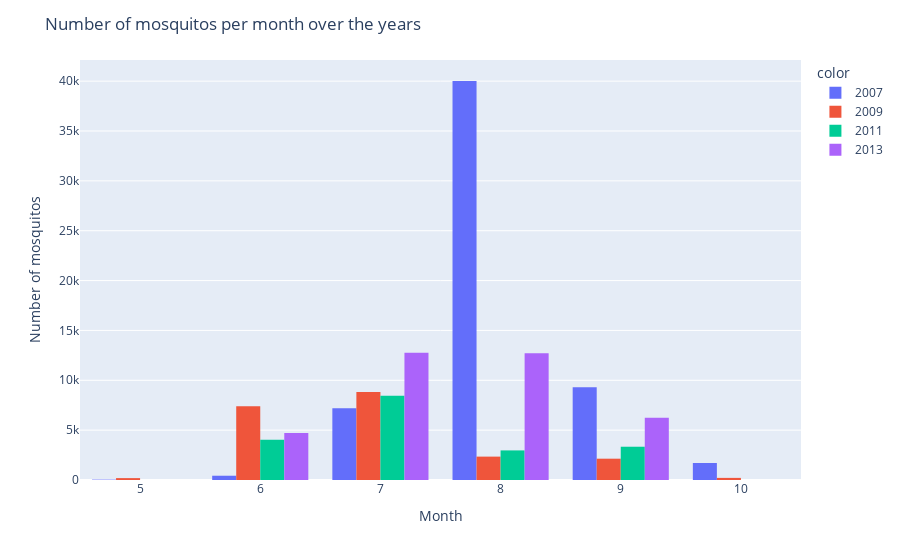
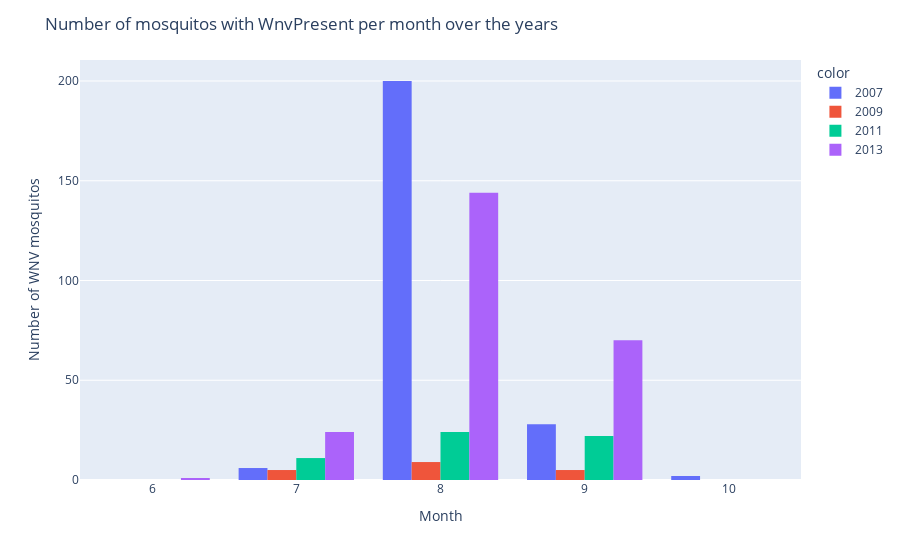
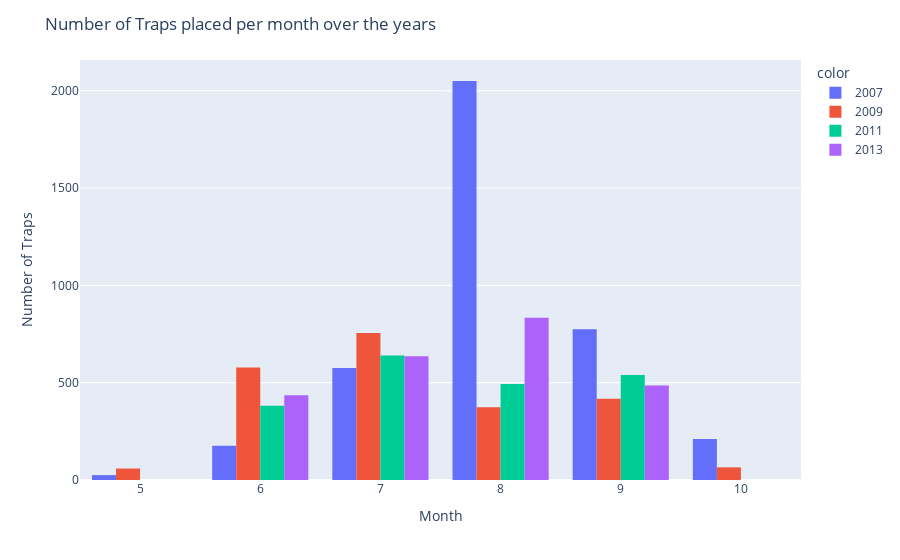
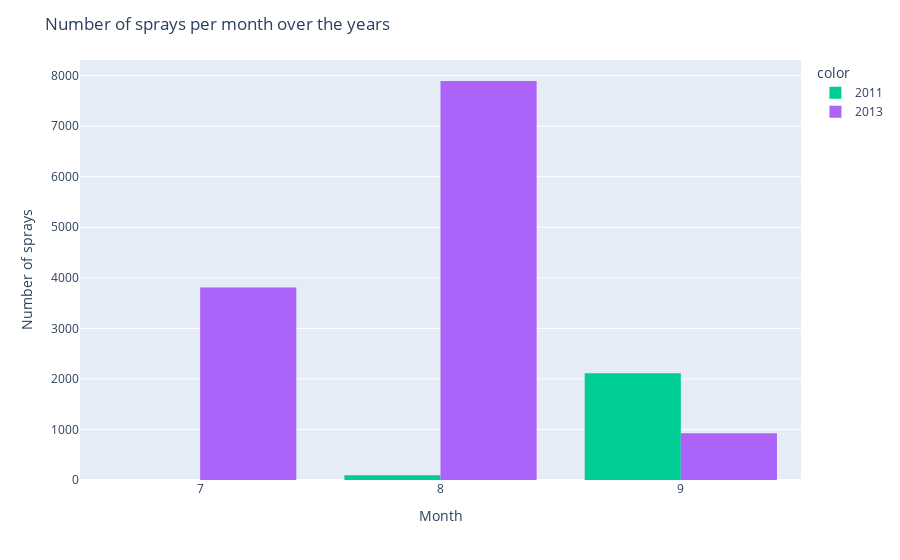

Notebook code for these charts, in order:
### Markdown cell above
- From the above chart, we can see that 2007 has the most mosquitos, which gives the most Wnv mosquitos. This is related in the sense that when there are more mosquitoes, there are more chances of the mosquitoes having the wnv virus.
- This could is also most likely related to the number of traps, the more traps placed, the more mosquitoes would be caught.
- It also seems that there are more mosquitos in the month of July and August. Further analysis has to be done to see if this is related to the weather.
- In addition, it is observed that there are more traps placed in July, August and September. This could be due to the fact that there are more mosquitos in these months.
- Furthermore, spraying only started in August 2011, with more spraying done in July, August and September 2013.

### Code cell
# Creating the dataframe
df_train_year = (
    df_train.copy()
    .drop(
        columns=[
            "Block",
            "AddressAccuracy",
            "Address",
            "Street",
            "AddressNumberAndStreet",
        ]
    )
    .groupby(["Year", "Month"], as_index=False)
    .sum()
)

# Plot 1 - Number of mosquitos per month
mos_month = px.histogram(
    x=df_train_year["Month"],
    y=df_train_year["NumMosquitos"],
    color=df_train_year["Year"],
    barmode="group",
)


mos_month.update_layout(
    barmode="group",
    title_text="Number of mosquitos per month over the years",
    yaxis_title="Number of mosquitos",
    xaxis_title="Month",
)

mos_month.show()

# Plot 2 - Number of Wnv mosquitos per month
wnv_month = px.histogram(
    x=df_train_year["Month"],
    y=df_train_year["WnvPresent"],
    color=df_train_year["Year"],
    barmode="group",
)
wnv_month.update_layout(
    barmode="group",
    title_text="Number of mosquitos with WnvPresent per month over the years",
    yaxis_title="Number of WNV mosquitos",
    xaxis_title="Month",
)
wnv_month.show()

# Plot 3 - Number of traps per month
df_train_trap = df1.groupby(["Year", "Month"], as_index=False).count()
trap_month = px.histogram(
    x=df_train_trap["Month"],
    y=df_train_trap["Trap"],
    color=df_train_trap["Year"],
    barmode="group",
)

trap_month.update_layout(
    barmode="group",
    title_text="Number of Traps placed per month over the years",
    yaxis_title="Number of Traps",
    xaxis_title="Month",
)

trap_month.show()

# Plot 4 - Number of sprays per month
df_spray_year = df_spray.groupby(["Year", "Month"], as_index=False).count()
spray_month = px.histogram(
    x=df_spray_year["Month"],
    y=df_spray_year["Latitude"],
    color=df_spray_year["Year"],
    barmode="group",
    color_discrete_sequence=["#00CC96", "#AB63FA"],
)

spray_month.update_layout(
    barmode="group",
    title_text="Number of sprays per month over the years",
    yaxis_title="Number of sprays",
    xaxis_title="Month",
)

spray_month.show()

### Figure 1 — Plotly figure (JSON) as saved in the notebook; plotly's stock layout.template omitted (floating-point values rounded to 4 significant figures)
{"data": [{"alignmentgroup": "True", "bingroup": "x", "histfunc": "sum", "hovertemplate": "color=2007<br>x=%{x}<br>sum of y=%{y}<extra></extra>", "legendgroup": "2007", "marker": {"color": "#636efa", "pattern": {"shape": ""}}, "name": "2007", "offsetgroup": "2007", "orientation": "v", "showlegend": true, "type": "histogram", "x": [5, 6, 7, 8, 9, 10], "xaxis": "x", "y": [40, 428, 7199, 40015, 9300, 1706], "yaxis": "y"}, {"alignmentgroup": "True", "bingroup": "x", "histfunc": "sum", "hovertemplate": "color=2009<br>x=%{x}<br>sum of y=%{y}<extra></extra>", "legendgroup": "2009", "marker": {"color": "#EF553B", "pattern": {"shape": ""}}, "name": "2009", "offsetgroup": "2009", "orientation": "v", "showlegend": true, "type": "histogram", "x": [5, 6, 7, 8, 9, 10], "xaxis": "x", "y": [190, 7390, 8833, 2346, 2137, 212], "yaxis": "y"}, {"alignmentgroup": "True", "bingroup": "x", "histfunc": "sum", "hovertemplate": "color=2011<br>x=%{x}<br>sum of y=%{y}<extra></extra>", "legendgroup": "2011", "marker": {"color": "#00cc96", "pattern": {"shape": ""}}, "name": "2011", "offsetgroup": "2011", "orientation": "v", "showlegend": true, "type": "histogram", "x": [6, 7, 8, 9], "xaxis": "x", "y": [4049, 8445, 2968, 3337], "yaxis": "y"}, {"alignmentgroup": "True", "bingroup": "x", "histfunc": "sum", "hovertemplate": "color=2013<br>x=%{x}<br>sum of y=%{y}<extra></extra>", "legendgroup": "2013", "marker": {"color": "#ab63fa", "pattern": {"shape": ""}}, "name": "2013", "offsetgroup": "2013", "orientation": "v", "showlegend": true, "type": "histogram", "x": [6, 7, 8, 9], "xaxis": "x", "y": [4711, 12771, 12707, 6255], "yaxis": "y"}], "layout": {"barmode": "group", "legend": {"title": {"text": "color"}, "tracegroupgap": 0}, "margin": {"t": 60}, "title": {"text": "Number of mosquitos per month over the years"}, "xaxis": {"anchor": "y", "domain": [0, 1], "title": {"text": "Month"}}, "yaxis": {"anchor": "x", "domain": [0, 1], "title": {"text": "Number of mosquitos"}}}}

### Figure 2 — Plotly figure (JSON) as saved in the notebook; plotly's stock layout.template omitted (floating-point values rounded to 4 significant figures)
{"data": [{"alignmentgroup": "True", "bingroup": "x", "histfunc": "sum", "hovertemplate": "color=2007<br>x=%{x}<br>sum of y=%{y}<extra></extra>", "legendgroup": "2007", "marker": {"color": "#636efa", "pattern": {"shape": ""}}, "name": "2007", "offsetgroup": "2007", "orientation": "v", "showlegend": true, "type": "histogram", "x": [5, 6, 7, 8, 9, 10], "xaxis": "x", "y": [0, 0, 6, 200, 28, 2], "yaxis": "y"}, {"alignmentgroup": "True", "bingroup": "x", "histfunc": "sum", "hovertemplate": "color=2009<br>x=%{x}<br>sum of y=%{y}<extra></extra>", "legendgroup": "2009", "marker": {"color": "#EF553B", "pattern": {"shape": ""}}, "name": "2009", "offsetgroup": "2009", "orientation": "v", "showlegend": true, "type": "histogram", "x": [5, 6, 7, 8, 9, 10], "xaxis": "x", "y": [0, 0, 5, 9, 5, 0], "yaxis": "y"}, {"alignmentgroup": "True", "bingroup": "x", "histfunc": "sum", "hovertemplate": "color=2011<br>x=%{x}<br>sum of y=%{y}<extra></extra>", "legendgroup": "2011", "marker": {"color": "#00cc96", "pattern": {"shape": ""}}, "name": "2011", "offsetgroup": "2011", "orientation": "v", "showlegend": true, "type": "histogram", "x": [6, 7, 8, 9], "xaxis": "x", "y": [0, 11, 24, 22], "yaxis": "y"}, {"alignmentgroup": "True", "bingroup": "x", "histfunc": "sum", "hovertemplate": "color=2013<br>x=%{x}<br>sum of y=%{y}<extra></extra>", "legendgroup": "2013", "marker": {"color": "#ab63fa", "pattern": {"shape": ""}}, "name": "2013", "offsetgroup": "2013", "orientation": "v", "showlegend": true, "type": "histogram", "x": [6, 7, 8, 9], "xaxis": "x", "y": [1, 24, 144, 70], "yaxis": "y"}], "layout": {"barmode": "group", "legend": {"title": {"text": "color"}, "tracegroupgap": 0}, "margin": {"t": 60}, "title": {"text": "Number of mosquitos with WnvPresent per month over the years"}, "xaxis": {"anchor": "y", "domain": [0, 1], "title": {"text": "Month"}}, "yaxis": {"anchor": "x", "domain": [0, 1], "title": {"text": "Number of WNV mosquitos"}}}}

### Figure 3 — Plotly figure (JSON) as saved in the notebook; plotly's stock layout.template omitted (floating-point values rounded to 4 significant figures)
{"data": [{"alignmentgroup": "True", "bingroup": "x", "histfunc": "sum", "hovertemplate": "color=2007<br>x=%{x}<br>sum of y=%{y}<extra></extra>", "legendgroup": "2007", "marker": {"color": "#636efa", "pattern": {"shape": ""}}, "name": "2007", "offsetgroup": "2007", "orientation": "v", "showlegend": true, "type": "histogram", "x": [5, 6, 7, 8, 9, 10], "xaxis": "x", "y": [25, 176, 575, 2050, 774, 211], "yaxis": "y"}, {"alignmentgroup": "True", "bingroup": "x", "histfunc": "sum", "hovertemplate": "color=2009<br>x=%{x}<br>sum of y=%{y}<extra></extra>", "legendgroup": "2009", "marker": {"color": "#EF553B", "pattern": {"shape": ""}}, "name": "2009", "offsetgroup": "2009", "orientation": "v", "showlegend": true, "type": "histogram", "x": [5, 6, 7, 8, 9, 10], "xaxis": "x", "y": [59, 578, 755, 374, 418, 65], "yaxis": "y"}, {"alignmentgroup": "True", "bingroup": "x", "histfunc": "sum", "hovertemplate": "color=2011<br>x=%{x}<br>sum of y=%{y}<extra></extra>", "legendgroup": "2011", "marker": {"color": "#00cc96", "pattern": {"shape": ""}}, "name": "2011", "offsetgroup": "2011", "orientation": "v", "showlegend": true, "type": "histogram", "x": [6, 7, 8, 9], "xaxis": "x", "y": [381, 640, 493, 540], "yaxis": "y"}, {"alignmentgroup": "True", "bingroup": "x", "histfunc": "sum", "hovertemplate": "color=2013<br>x=%{x}<br>sum of y=%{y}<extra></extra>", "legendgroup": "2013", "marker": {"color": "#ab63fa", "pattern": {"shape": ""}}, "name": "2013", "offsetgroup": "2013", "orientation": "v", "showlegend": true, "type": "histogram", "x": [6, 7, 8, 9], "xaxis": "x", "y": [436, 636, 834, 486], "yaxis": "y"}], "layout": {"barmode": "group", "legend": {"title": {"text": "color"}, "tracegroupgap": 0}, "margin": {"t": 60}, "title": {"text": "Number of Traps placed per month over the years"}, "xaxis": {"anchor": "y", "domain": [0, 1], "title": {"text": "Month"}}, "yaxis": {"anchor": "x", "domain": [0, 1], "title": {"text": "Number of Traps"}}}}

### Figure 4 — Plotly figure (JSON) as saved in the notebook; plotly's stock layout.template omitted (floating-point values rounded to 4 significant figures)
{"data": [{"alignmentgroup": "True", "bingroup": "x", "histfunc": "sum", "hovertemplate": "color=2011<br>x=%{x}<br>sum of y=%{y}<extra></extra>", "legendgroup": "2011", "marker": {"color": "#00CC96", "pattern": {"shape": ""}}, "name": "2011", "offsetgroup": "2011", "orientation": "v", "showlegend": true, "type": "histogram", "x": [8, 9], "xaxis": "x", "y": [95, 2114], "yaxis": "y"}, {"alignmentgroup": "True", "bingroup": "x", "histfunc": "sum", "hovertemplate": "color=2013<br>x=%{x}<br>sum of y=%{y}<extra></extra>", "legendgroup": "2013", "marker": {"color": "#AB63FA", "pattern": {"shape": ""}}, "name": "2013", "offsetgroup": "2013", "orientation": "v", "showlegend": true, "type": "histogram", "x": [7, 8, 9], "xaxis": "x", "y": [3809, 7893, 924], "yaxis": "y"}], "layout": {"barmode": "group", "legend": {"title": {"text": "color"}, "tracegroupgap": 0}, "margin": {"t": 60}, "title": {"text": "Number of sprays per month over the years"}, "xaxis": {"anchor": "y", "domain": [0, 1], "title": {"text": "Month"}}, "yaxis": {"anchor": "x", "domain": [0, 1], "title": {"text": "Number of sprays"}}}}
